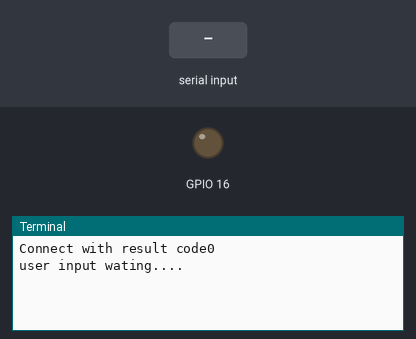
The program below on a simulated Raspberry Pi (BCM pin numbers). Parts: output pins drawn as LEDs (lit = HIGH), the last lines printed to the terminal. The test bench sets the inputs (shaded band). No MQTT or app messages arrive unless stated; the camera gives no picture and a still takes 0.5 s.

Above: at 1.3 s.
1.4 s: "on" typed at the terminal, then Enter
At 2.2 s:
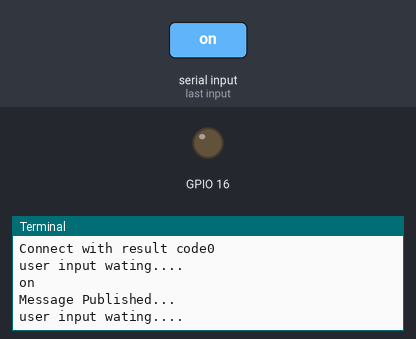
2.9 s: "off" typed at the terminal, then Enter
At 3.4 s:
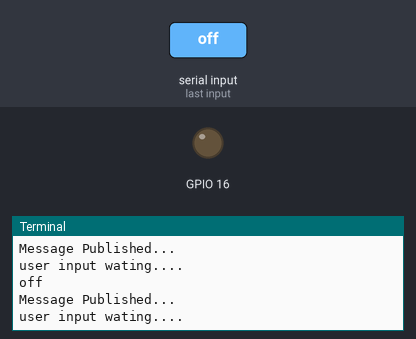
4.4 s: "1" typed at the terminal, then Enter
At 5.7 s:
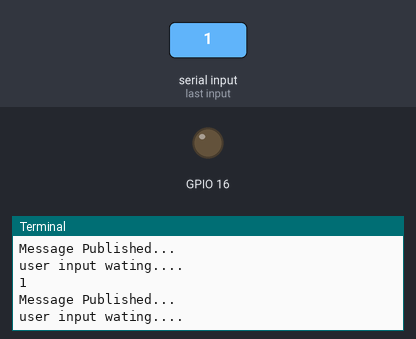

The program:

test2_rp.py
```python
# PC와 RP 사이에 mqtt로 통신하고 통신 내용에 따라 LED 및 카메라 조작


import paho.mqtt.client as mqtt
import time

import json
import RPi.GPIO as GPIO
GPIO.setwarnings(False)
GPIO.setmode(GPIO.BCM)
GPIO.setup(16, GPIO.OUT)

name = "SeungMyeong"

MQTT_HOST = "test.mosquitto.org"
MQTT_PORT = 1883
MQTT_KEEPALIVE_INTERVAL = 60
MQTT_TOPIC = "/CCL/test1"

from picamera import PiCamera
camera = PiCamera()
camera.resolution = (2592, 1944)


def on_publish(client, userdata, mid):
    print ("Message Published...")
def on_connect ( client, userdata , flags, rc ):
    print("Connect with result code" + str (rc))
    client.subscribe("/CCL/test2")
def on_message(client, userdata, msg):
    x = str(msg.payload.decode('utf-8'))
    if x in name:
        if x in "led":
            if x == "on":
                GPIO.output(16, True)
            elif x == "off":
                GPIO.output(16, False)
        if x in "camera":
            if x == "on":
                camera.capture('example.jpg')
            elif x == "off":
                camera.close()


def on_pre_connect(client, data):
    return

client = mqtt.Client()

client.on_publish = on_publish
client.on_connect = on_connect
client.on_message = on_message
client.on_pre_connect = on_pre_connect

client.connect(MQTT_HOST, MQTT_PORT, MQTT_KEEPALIVE_INTERVAL)
client.loop_start()
try:
    while True:
        user_input = input("user input wating....")
        data = {'name':name, 'control' : user_input}
        client.publish(MQTT_TOPIC, str(data))

except keyboardInterrup:
    GPIO.cleanup()
```

Measured:
- after the input at 1.4 s, the terminal: prints a new line at once (image 1)
- after the input at 2.9 s, the terminal: prints a new line at once (image 2)
- after the input at 4.4 s, the terminal: prints a new line at once (image 3)
